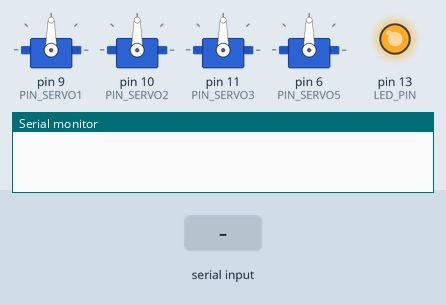
This sketch was run on a simulated Arduino Uno, built with avr-gcc and run on an emulated ATmega328P. Shown: 4 × servo, output pins drawn as LEDs (lit = HIGH), the last lines printed to the serial monitor. Inputs (shaded band) come from the test bench.

Above: at 0.1 s.
At 2.2 s:
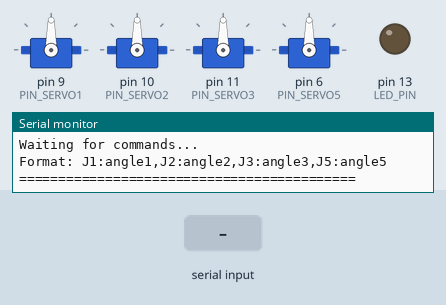
2.3 s: "J1:45.5\n" received over Serial
Timing chart, 0 to 5.3 s (numbered marks = the images above; inputs shaded):
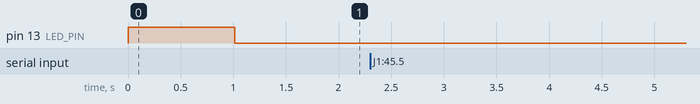

The sketch:

arduino_robot_controller.ino
```cpp
/*
 * 4-DOF Robotic Arm Controller
 * Controls 3x MG996R servos and 1x Micro servo
 * Receives joint angles via Serial from ROS trajectory planner
 *
 * Hardware:
 * - Arduino Uno/Mega
 * - 3x MG996R servo motors (Joint 1, 2, 3)
 * - 1x Micro servo (Joint 5 - gripper)
 * - External 5-6V power supply for servos (REQUIRED!)
 *
 * Connections:
 * Joint_1 (MG996R) -> Pin 9
 * Joint_2 (MG996R) -> Pin 10
 * Joint_3 (MG996R) -> Pin 11
 * Joint_5 (Micro)  -> Pin 6
 *
 * Serial Protocol:
 * Format: "J1:angle1,J2:angle2,J3:angle3,J5:angle5\n"
 * Example: "J1:45.5,J2:-30.2,J3:60.0,J5:90.0\n"
 * Angles in DEGREES (-180 to +180)
 */

#include <Servo.h>

// Servo objects
Servo servo1;  // Joint_1 - Base rotation (MG996R)
Servo servo2;  // Joint_2 - Shoulder (MG996R)
Servo servo3;  // Joint_3 - Elbow (MG996R)
Servo servo5;  // Joint_5 - Gripper (Micro servo)

// Servo pins
const int PIN_SERVO1 = 9;
const int PIN_SERVO2 = 10;
const int PIN_SERVO3 = 11;
const int PIN_SERVO5 = 6;

// Current servo positions (degrees, 0-180 range for servo.write())
float current_pos[4] = {90, 90, 90, 90};  // Start at neutral
float target_pos[4] = {90, 90, 90, 90};

// Servo limits (adjust based on your physical constraints)
const float SERVO_MIN[4] = {0, 0, 0, 0};
const float SERVO_MAX[4] = {180, 180, 180, 180};

// Movement parameters
const float MOVE_SPEED = 2.0;  // degrees per update cycle
const int UPDATE_INTERVAL = 20;  // milliseconds

// Serial communication
String inputBuffer = "";
unsigned long lastUpdate = 0;

// LED for status indication
const int LED_PIN = LED_BUILTIN;
bool ledState = false;

void setup() {
  // Initialize serial communication
  Serial.begin(115200);  // High baud rate for responsive control

  // Attach servos to pins
  servo1.attach(PIN_SERVO1);
  servo2.attach(PIN_SERVO2);
  servo3.attach(PIN_SERVO3);
  servo5.attach(PIN_SERVO5);

  // Move to initial position (neutral)
  servo1.write(90);
  servo2.write(90);
  servo3.write(90);
  servo5.write(90);

  // Setup LED
  pinMode(LED_PIN, OUTPUT);
  digitalWrite(LED_PIN, HIGH);

  // Startup message
  delay(1000);
  Serial.println("===========================================");
  Serial.println("4-DOF Robot Arm Controller Ready");
  Serial.println("===========================================");
  Serial.println("Waiting for commands...");
  Serial.println("Format: J1:angle1,J2:angle2,J3:angle3,J5:angle5");
  Serial.println("===========================================");

  digitalWrite(LED_PIN, LOW);
}

void loop() {
  // Read serial commands
  readSerialCommands();

  // Smooth movement update
  if (millis() - lastUpdate >= UPDATE_INTERVAL) {
    updateServoPositions();
    lastUpdate = millis();
  }
}

void readSerialCommands() {
  while (Serial.available() > 0) {
    char c = Serial.read();

    if (c == '\n' || c == '\r') {
      if (inputBuffer.length() > 0) {
        processCommand(inputBuffer);
        inputBuffer = "";
      }
    } else {
      inputBuffer += c;
    }
  }
}

void processCommand(String cmd) {
  // Blink LED to show command received
  digitalWrite(LED_PIN, HIGH);

  // Parse command: "J1:45.5,J2:-30.2,J3:60.0,J5:90.0"
  cmd.trim();

  // Split by comma
  int idx1 = cmd.indexOf(',');
  int idx2 = cmd.indexOf(',', idx1 + 1);
  int idx3 = cmd.indexOf(',', idx2 + 1);

  if (idx1 == -1 || idx2 == -1 || idx3 == -1) {
    Serial.println("ERROR: Invalid command format");
    digitalWrite(LED_PIN, LOW);
    return;
  }

  // Extract joint angles
  String j1_str = cmd.substring(0, idx1);
  String j2_str = cmd.substring(idx1 + 1, idx2);
  String j3_str = cmd.substring(idx2 + 1, idx3);
  String j5_str = cmd.substring(idx3 + 1);

  // Parse angles (format: "J1:45.5")
  float j1 = parseJointAngle(j1_str);
  float j2 = parseJointAngle(j2_str);
  float j3 = parseJointAngle(j3_str);
  float j5 = parseJointAngle(j5_str);

  // Convert from [-180, +180] to [0, 180] servo range
  target_pos[0] = constrainAngle(j1 + 90.0, 0);
  target_pos[1] = constrainAngle(j2 + 90.0, 1);
  target_pos[2] = constrainAngle(j3 + 90.0, 2);
  target_pos[3] = constrainAngle(j5 + 90.0, 3);

  // Debug output
  Serial.print("Target: J1=");
  Serial.print(target_pos[0]);
  Serial.print(" J2=");
  Serial.print(target_pos[1]);
  Serial.print(" J3=");
  Serial.print(target_pos[2]);
  Serial.print(" J5=");
  Serial.println(target_pos[3]);

  digitalWrite(LED_PIN, LOW);
}

float parseJointAngle(String joint_str) {
  // Format: "J1:45.5" -> extract 45.5
  int colonIdx = joint_str.indexOf(':');
  if (colonIdx == -1) return 0.0;

  String angle_str = joint_str.substring(colonIdx + 1);
  return angle_str.toFloat();
}

float constrainAngle(float angle, int joint_idx) {
  // Constrain angle to valid servo range
  return constrain(angle, SERVO_MIN[joint_idx], SERVO_MAX[joint_idx]);
}

void updateServoPositions() {
  // Smooth movement towards target positions
  bool moving = false;

  for (int i = 0; i < 4; i++) {
    float diff = target_pos[i] - current_pos[i];

    if (abs(diff) > 0.5) {  // Threshold for "close enough"
      moving = true;

      // Move towards target
      if (diff > 0) {
        current_pos[i] += min(MOVE_SPEED, diff);
      } else {
        current_pos[i] += max(-MOVE_SPEED, diff);
      }
    } else {
      current_pos[i] = target_pos[i];
    }
  }

  // Write to servos
  servo1.write((int)current_pos[0]);
  servo2.write((int)current_pos[1]);
  servo3.write((int)current_pos[2]);
  servo5.write((int)current_pos[3]);

  // Indicate movement with LED
  if (moving) {
    ledState = !ledState;
    digitalWrite(LED_PIN, ledState);
  } else {
    digitalWrite(LED_PIN, LOW);
  }
}
```
